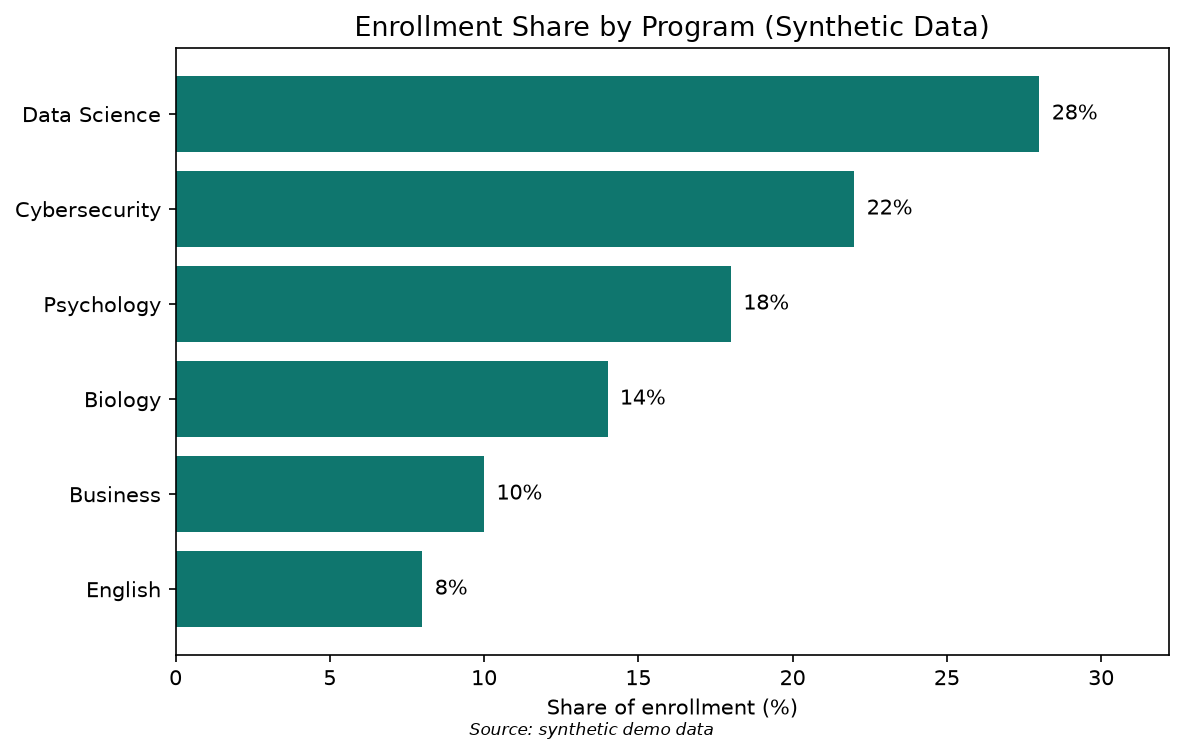

Write the Python code that produced this figure.
"""FIXED: the same shares as sorted horizontal bars.

One calm color, longest bar on top, values labeled at the bar ends. Every
slice is now comparable by length against a common baseline — no perspective
tricks, no rainbow. All data is synthetic, invented for teaching.
"""
import matplotlib
matplotlib.use("Agg")  # headless-safe
import matplotlib.pyplot as plt
import os

HERE = os.path.dirname(os.path.abspath(__file__))

programs = ["Data Science", "Cybersecurity", "Psychology",
            "Biology", "Business", "English"]
shares = [28, 22, 18, 14, 10, 8]  # synthetic demo data

order = sorted(range(len(shares)), key=lambda i: shares[i])
programs = [programs[i] for i in order]
shares = [shares[i] for i in order]

fig, ax = plt.subplots(figsize=(8, 5))
bars = ax.barh(programs, shares, color="#0f766e")
ax.set_xlabel("Share of enrollment (%)")
ax.set_title("Enrollment Share by Program (Synthetic Data)", fontsize=13)
for bar, val in zip(bars, shares):
    ax.text(val + 0.4, bar.get_y() + bar.get_height() / 2,
            f"{val}%", va="center", fontsize=10)
ax.set_xlim(0, max(shares) * 1.15)
fig.text(0.5, 0.01, "Source: synthetic demo data", ha="center",
         fontsize=8, style="italic")
fig.tight_layout()
fig.savefig(os.path.join(HERE, "fixed.png"), dpi=150, bbox_inches="tight")
print("saved", os.path.join(HERE, "fixed.png"))
